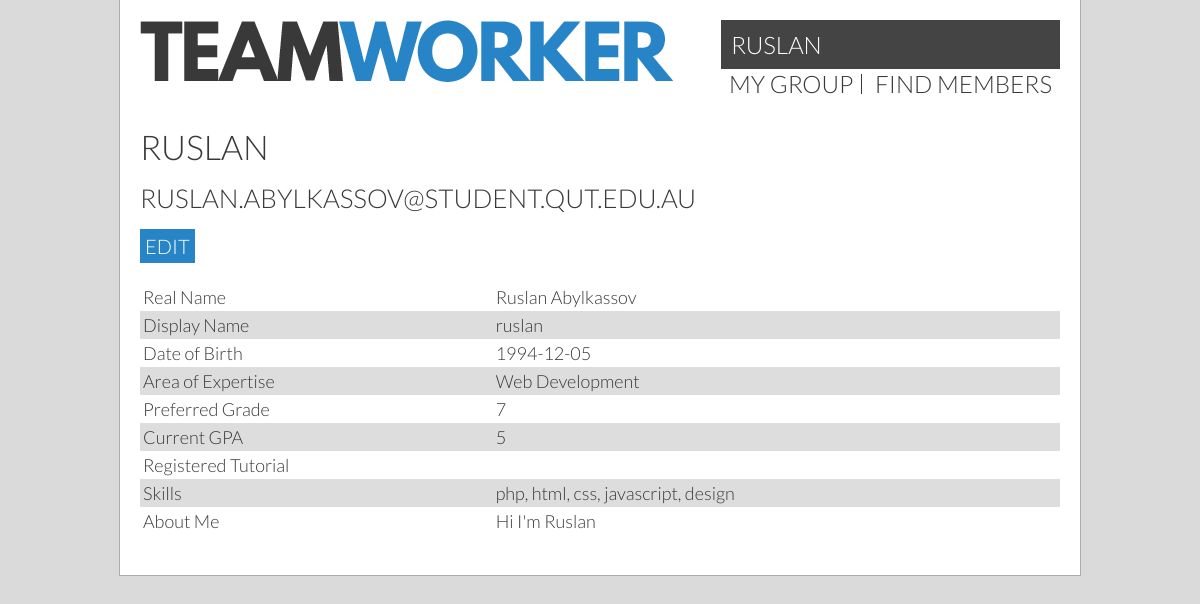
/?page=profile (signed in), run on the app's committed database.
### tables this page shows
CREATE TABLE `users` (
  `id` int(11) unsigned NOT NULL AUTO_INCREMENT,
  `permissions` int(11) NOT NULL DEFAULT '1',
  `currentGroup` int(11) DEFAULT '0',
  `groupLeader` tinyint(1) DEFAULT NULL,
  `name` varchar(40) DEFAULT NULL,
  `displayName` varchar(30) DEFAULT NULL,
  `email` varchar(40) DEFAULT NULL,
  `password` char(64) DEFAULT NULL,
  `dob` date DEFAULT NULL,
  `mainArea` varchar(30) DEFAULT NULL,
  `skills` text,
  `gpa` double DEFAULT NULL,
  `goal` double DEFAULT NULL,
  `bio` varchar(300) DEFAULT NULL,
  `studentID` varchar(255) DEFAULT NULL,
  PRIMARY KEY (`id`),
  UNIQUE KEY `email` (`email`),
  UNIQUE KEY `studentID` (`studentID`)
);

### userHandler.php (called while the page is built, shortened)
<?php
include_once('pdo.inc');
if(isset($_SESSION['id'])) {
  $sessionId = $_SESSION['id'];
  $query = ('SELECT * FROM users WHERE id = :id');
  $statement = $db -> prepare($query);
  $statement -> bindValue(':id', $sessionId);
  if (!$statement -> execute()) { print_r($statement->errorInfo()); }
  $result = $statement -> fetch(PDO::FETCH_ASSOC);
  $realName = $result['name'];
  if($result['displayName'] == "") {
    $userName = $realName;
  } else {
    $userName = $result['displayName'];
  }
  $userEmail = $result['email'];
  $dob = $result['dob'];
  $areaExpertise = $result['mainArea'];
  $bio = $result['bio'];
  $gpa = $result['gpa'];
  $goal = $result['goal'];
  $group = $result['currentGroup'];
  $skills = $result['skills'];
}
?>

### profile.php (the view, shortened to what this page needs)
<?php include_once 'userHandler.php' ?>
<!DOCTYPE HTML>
<html>
<head>
  <?php include "stylesheets.inc"; ?>
</head>
<body>
  <main>
    <?php include "header.inc"; ?>
    <div class="content" id="readonly">
      <h1><?=$userName?></h1>
      <h2><?=$userEmail?></h2>
      <a class="button" onclick="showEditor()">Edit</a>
      <table>
        <tr><td>Real Name</td> <td><?=$realName?></td></tr>
        <tr><td>Display Name</td> <td><?=$userName?></td></tr>
        <tr><td>Date of Birth</td> <td><?=$dob?></td></tr>
        <tr><td>Area of Expertise</td>  <td><?=$areaExpertise?></td></tr>
        <tr><td>Preferred Grade</td>  <td><?=$goal?></td></tr>
        <tr><td>Current GPA</td>  <td><?=$gpa?></td></tr>
        <tr><td>Registered Tutorial</td>  <td></td></tr>
        <tr><td>Skills</td>  <td><?=$skills?></td></tr>
        <tr><td>About Me</td> <td><?=$bio?></td></tr>
      </table>
    </div>
  </main>
</body>
</html>

### nav.inc (shortened to what this page needs)
<nav>
  <div class="topNavProfile">
    <a href='/?page=profile'><?=$userName?></a>
  </div>
  <ul>
    <?php if($group != 0) { ?>
      <li><a href="list.php">my group</a></li>
      <li><a href="filters.php">find members</a></li>
    <?php } ?>
  </ul>
</nav>

### style.css (style rules this page uses)
body { margin: 0; padding:0; font-family: 'Lato', sans-serif; font-weight: 300; font-size:20px; }
main { width:960px; height:auto; margin:0 auto; }
.content { margin: 20px; overflow: auto; }
h1 { font-weight:300; font-size:1.7em; text-transform:uppercase; margin: 15px 0; }
.content h1:first-child { margin-top:0; }
h2 { font-weight:300; font-size:1.3em; text-transform:uppercase; margin:15px 0; }
a { text-decoration:none; color:inherit; transition: opacity 0.3s ease; }
.button { display: inline-block; padding: 5px; text-transform: uppercase; color: #fff; background-color: #2785c7; }
nav { font-size:1.2em; text-transform: uppercase; display:inline-block; float:right; }
nav ul { list-style:none; padding:0; margin:0; }
nav li { display:inline-block; border-right:1px solid #393939; padding:0 8px; line-height:20px; }
nav ul li:last-child { border-right:none; }
.topNavProfile { background: #444; padding: 10px; }
.topNavProfile a { color: #fff; }
table { width:100%; box-sizing:border-box; font-size:0; border-spacing:0; margin:20px 0; }
td, th { font-size:18px; padding:3px; margin:0; text-align:left; min-height:1em; }

### colour.css (style rules this page uses)
body, .grain { background-color:#dadada; background-image:url(_resources/15p-grey.jpg); }
main { background-color:white; }
tr:nth-child(even) { background-color:#ddd; }
body, main { color:#393939; }
main { border: 1px solid #a8aeaf; border-top:none; }

### data on the page
users: displayName "RUSLAN", email "RUSLAN.ABYLKASSOV@STUDENT.QUT.EDU.AU", name "Ruslan Abylkassov", displayName "ruslan", dob "1994-12-05", mainArea "Web Development", goal "7", gpa "5", skills "php, html, css, javascript, design", bio "Hi I'm Ruslan"
